Frame 1 (no input): blank canvas, image omitted
Frame 60 (the mouse pressed at the canvas centre just before this capture): blank canvas, image omitted
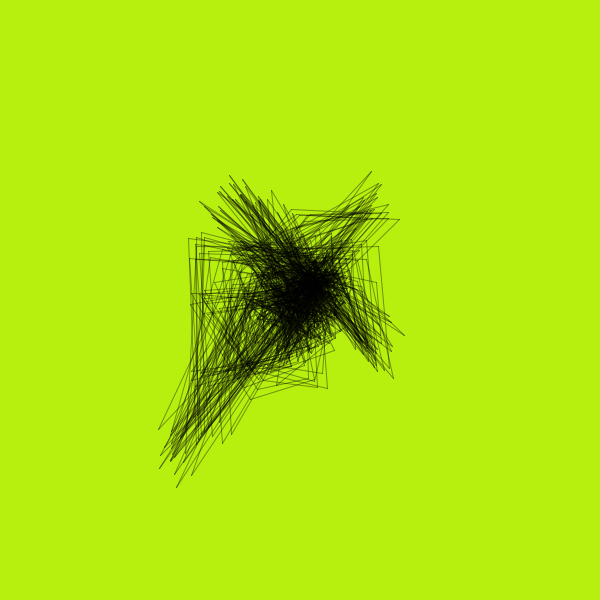
Frame 120 (the mouse held since frame 60 and released just before this capture)

The Processing sketch whose frames 1 and 60 were blank and that drew this single picture after the mouse press (run headless with seeded random() and noise(); from frame 60 on, the mouse is pressed at the canvas centre):

// Processing sketch: s045_array_of_walkers
// ── s045_array_of_walkers.pde
// https://en.wikipedia.org/wiki/Random_walk

// our current position
float[] x, y;
// how large our steps are
float stepSize;

int howMany = 15;

void setup() {
  size(600, 600);
  background(#B7F00F);
  stroke(0, 100);
  fill(#481C07, 80);
  // we start at the center of the screen
  x = new float[howMany]; //width/2;
  y = new float[howMany]; // height/2;
  for (int i=0; i<howMany; i=i+1) {
    x[i] = width/2;
    y[i] = height/2;
  }
  // our steps are 20 pixels
  stepSize = 20;
}

void draw() {
  for (int i=0; i<howMany; i=i+1) {
    // draw a circle of random size (between 0 and 20 pixels)
    //float sz = random(20);
    int nexti = i+1;
    if(nexti == howMany) {
      nexti = 0;
    }
    line(x[i], y[i], x[nexti], y[nexti]);

    // make the step size equal to 5% of the horizontal mouse position
    // this allows us to control the step size by moving the mouse 
    stepSize = mouseX * 0.05;

    // take a random step
    x[i] = x[i] + random(-stepSize, stepSize);
    y[i] = y[i] + random(-stepSize, stepSize);

    // if we touch one of the window edges, jump back to the center
    // of the window.
    if (x[i] > width) {
      x[i] = width/2;
      y[i] = height/2;
    }
    if (x[i] < 0) {
      x[i] = width/2;
      y[i] = height/2;
    }
    if (y[i] > height) {
      x[i] = width/2;
      y[i] = height/2;
    }
    if (y[i] < 0) {
      x[i] = width/2;
      y[i] = height/2;
    }
  }
}
